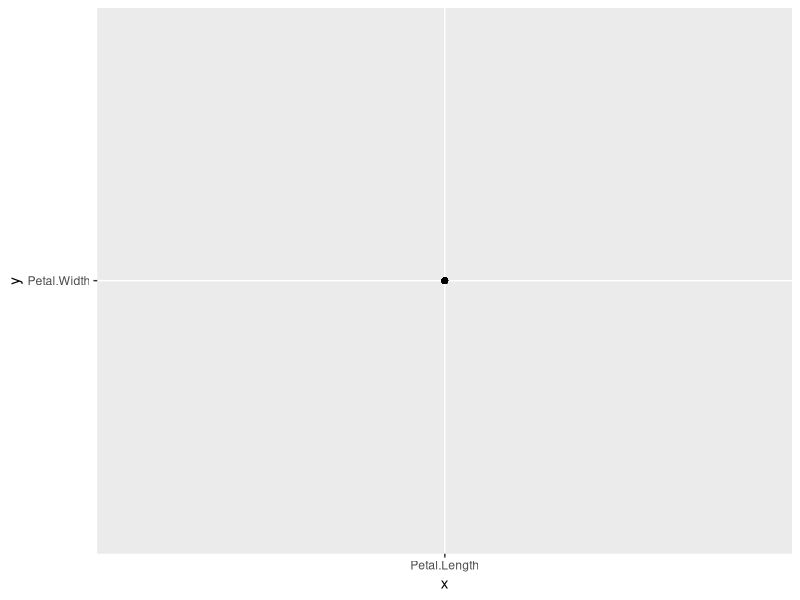

Generate this figure with R:
## ---- chunk 1
knitr::opts_chunk$set(echo = TRUE)
## ---- chunk 2
library(tidyverse)
## ---- chunk 3
View(iris)
## ---- chunk 4

Iris <- ggplot(iris, aes (x = "Petal.Length", y = "Petal.Width")) + 
  geom_point()

Iris



